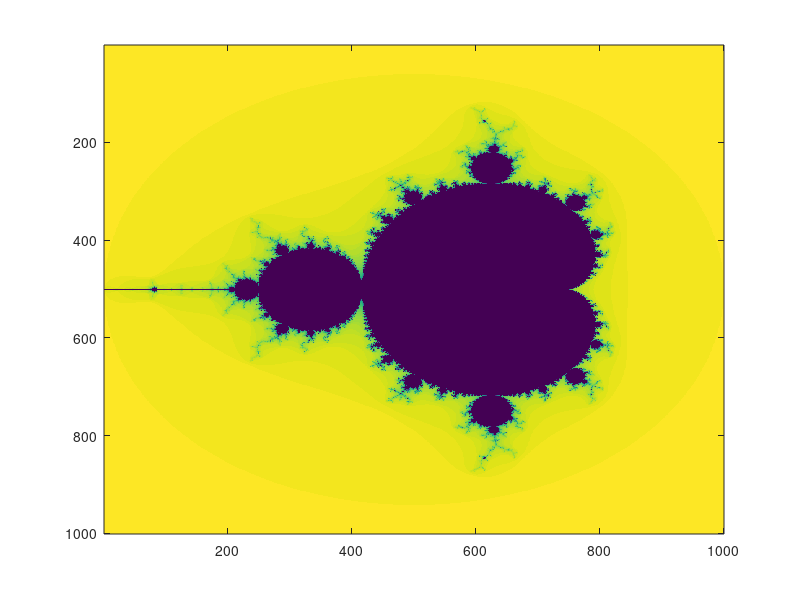

This chart was generated by the following MATLAB code:
%function []=zbiorMendelBrota()
    n=1000;
    [X,Y]=meshgrid(-2:0.003:1,-1.5:0.003:1.5);
    Y=Y.*(1i);
    C=X+Y;
    Z=zeros(size(C));
    K=zeros(size(C));
    for k=1:100
           Z=(Z.^2)+C;
           id=(abs(Z)>2) & (K==0);
           K((abs(Z)>2) & (K==0))=100-k;
    end
    
    imagesc(K);
%endfunction